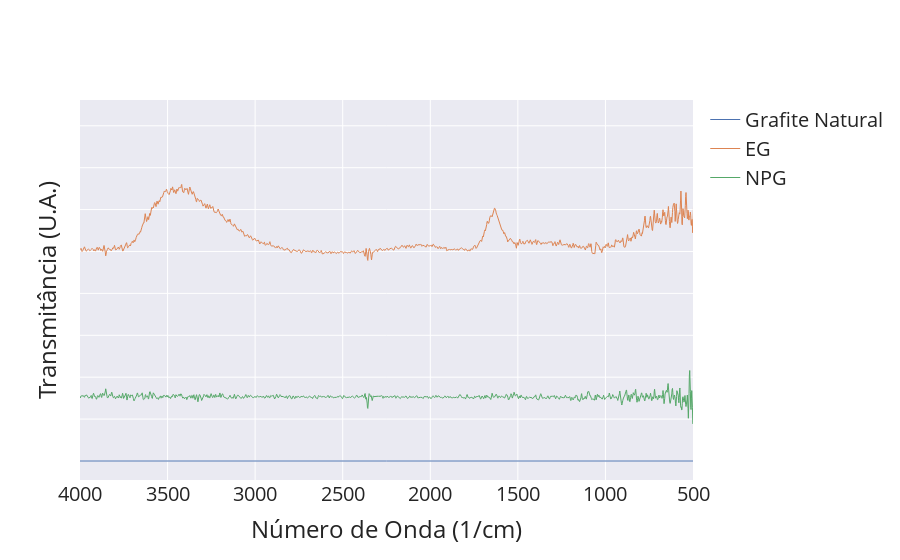

Notebook code cell kept with this figure:
### Code cell
fig

### Figure 1 — Plotly figure (JSON) as saved in the notebook; plotly's stock layout.template omitted (floating-point values rounded to 4 significant figures; data arrays with more than 128 entries replaced by an {"elided": "..."} marker saying what was removed)
{"data": [{"line": {"width": 1}, "name": "Grafite Natural", "type": "scatter", "x": {"elided": "4095 float values"}, "y": {"elided": "4095 float values"}}, {"line": {"width": 1}, "name": "EG", "type": "scatter", "x": {"elided": "1868 float values"}, "y": {"elided": "1868 float values"}}, {"line": {"width": 1}, "name": "NPG", "type": "scatter", "x": {"elided": "1868 float values"}, "y": {"elided": "1868 float values"}}], "layout": {"font": {"size": 20}, "xaxis": {"range": [4000, 500], "title": {"text": "Número de Onda (1/cm)"}}, "yaxis": {"showticklabels": false, "title": {"text": "Transmitância (U.A.)"}}}}
